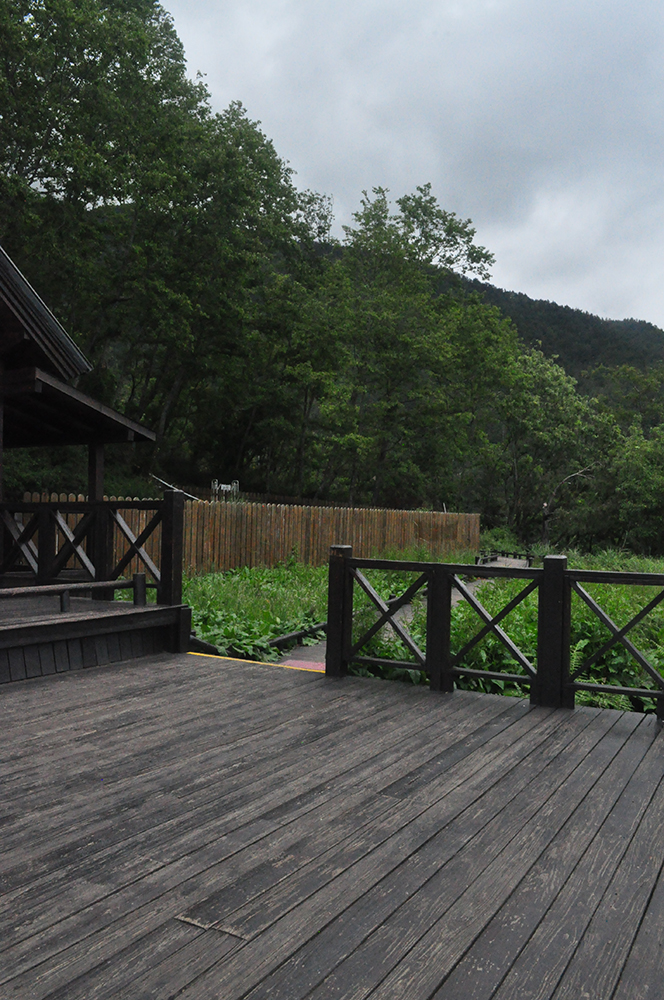
#> input picture Homework_3/distance-to-camera/images/mountain/01.jpg, 664 x 1000 px
$ python distance_to_camera.py   (older library calls are emulated)
#> lines starting #> are read from the running program, lines starting #| are printed output that depends on the picture; after the words box and inside, x2 and y2 are one past the last pixel; in counts of white or black regions, pixels touching at a corner belong together; long printed decimals are rounded
#> further down, image is the input picture: shape (1000, 664, 3); mean B, G, R 84.9, 90.6, 85.6
# USAGE
# python distance_to_camera.py

# import the necessary packages
from imutils import paths
import numpy as np
import imutils
import cv2

def find_marker(image):

	gray = cv2.cvtColor(image, cv2.COLOR_BGR2GRAY)
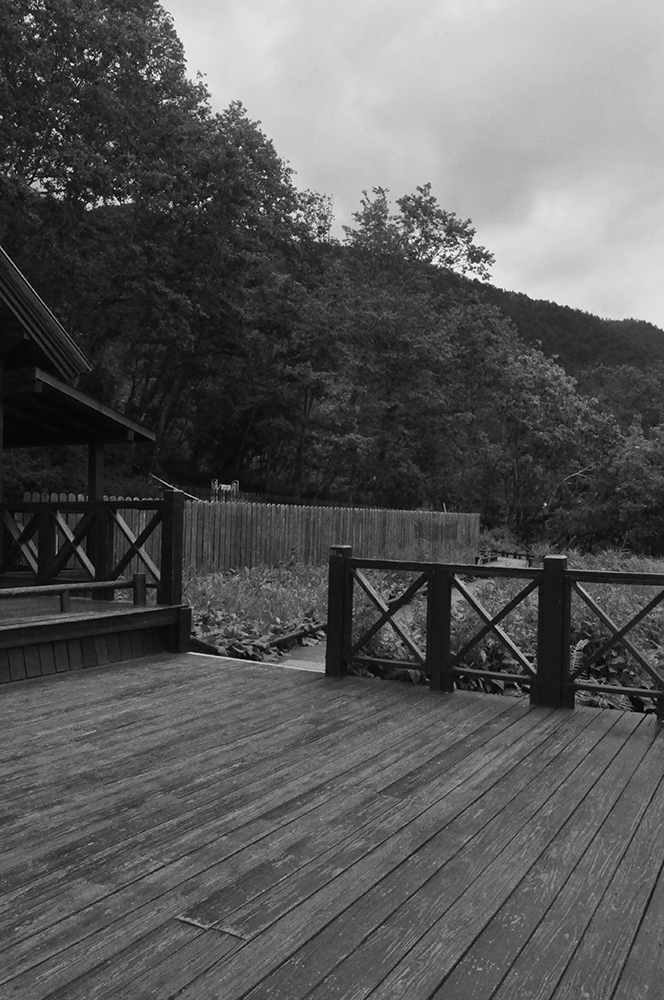
#> gray: shape (1000, 664); min 0, max 255, mean 88.5
	gray = cv2.GaussianBlur(gray, (5, 5), 0)
	edged = cv2.Canny(gray, 35, 125)
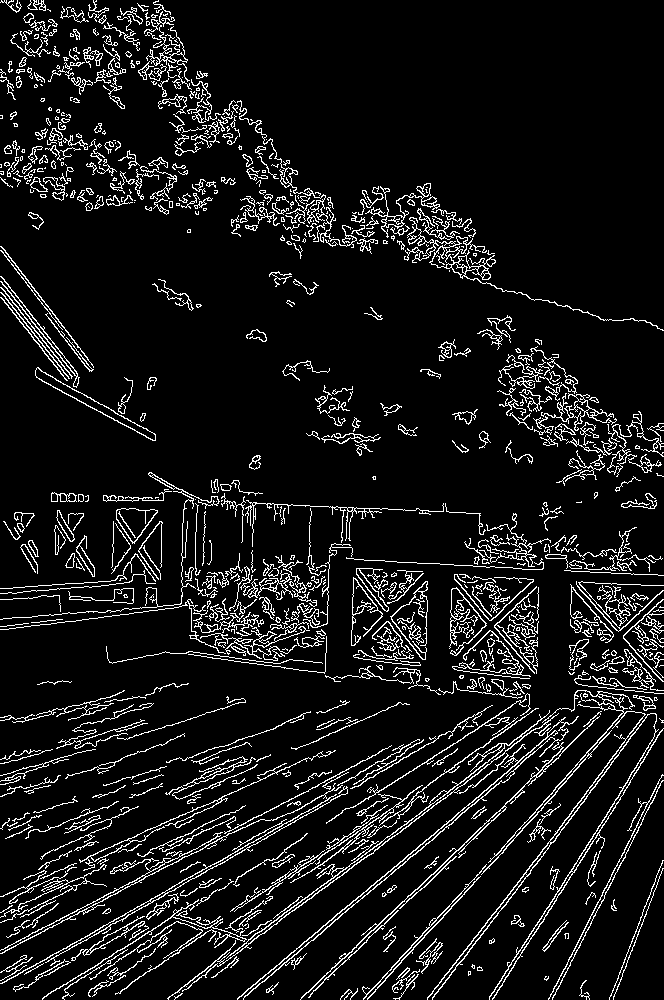
#> edged: shape (1000, 664); 8.8% white in thin lines or dots

	cnts = cv2.findContours(edged.copy(), cv2.RETR_LIST, cv2.CHAIN_APPROX_SIMPLE)
#> cnts = 1266 contours, 863 with area under 20; largest, box (x1, y1, x2, y2) and area: (404, 217, 664, 331) 1260, (427, 690, 664, 1000) 1068, (35, 367, 156, 441) 1028, (35, 367, 156, 441) 918, (116, 508, 158, 544) 822
	cnts = cnts[0] if imutils.is_cv2() else cnts[1]
	c = max(cnts, key = cv2.contourArea)
#> c = contour of 752 points, box (x1, y1, x2, y2) (404, 217, 664, 331), area 1260

	return cv2.minAreaRect(c)

KNOWN_DISTANCE = 54.3

KNOWN_WIDTH = 7.0

image = cv2.imread("images/mountain/01.jpg")
marker = find_marker(image)
#> marker = ((533, 282.5), (42.78, 276.9), -70.35)
focalLength = (marker[1][0] * KNOWN_DISTANCE) / KNOWN_WIDTH
#> focalLength = 331.9
print(focalLength)
#| 331.866

$ run again, with Homework_3/distance-to-camera/images/mountain/02.jpg copied over Homework_3/distance-to-camera/images/mountain/01.jpg
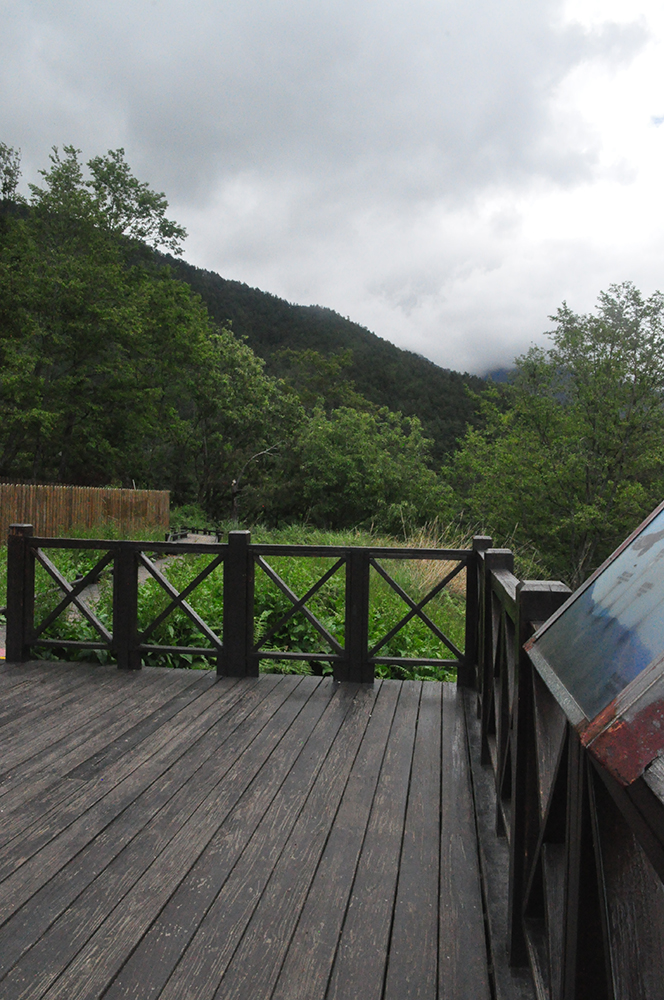
#> input picture Homework_3/distance-to-camera/images/mountain/02.jpg, 664 x 1000 px
#> image is the input picture: shape (1000, 664, 3); mean B, G, R 105.5, 111.7, 108.1
#> in find_marker, `gray = cv2.cvtColor(image, cv2.COLOR_BGR2GRAY)`:
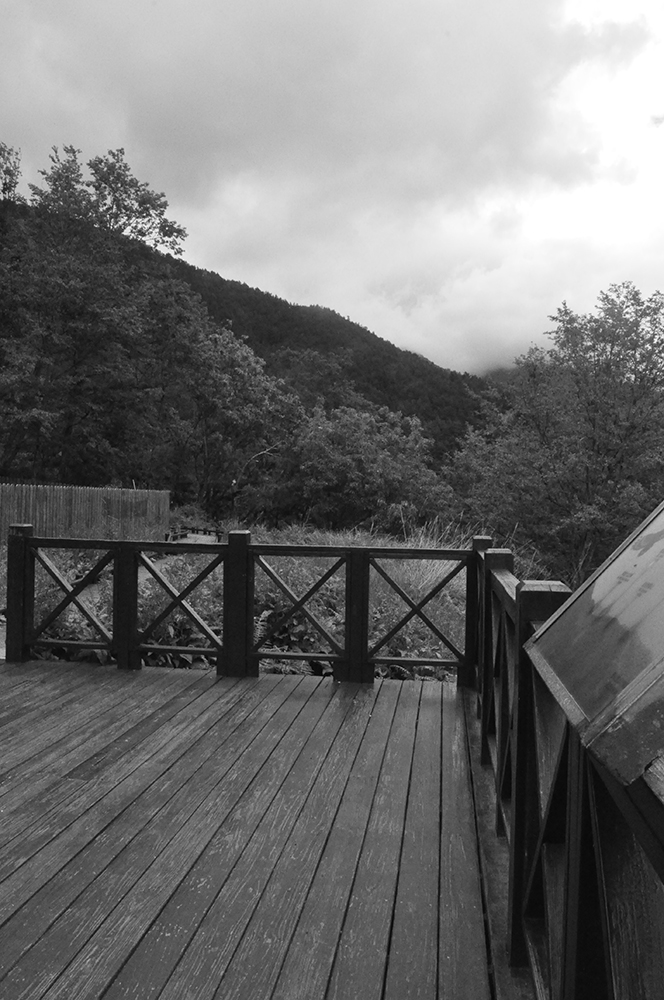
#> gray: shape (1000, 664); min 0, max 255, mean 110
#> in find_marker, `edged = cv2.Canny(gray, 35, 125)`:
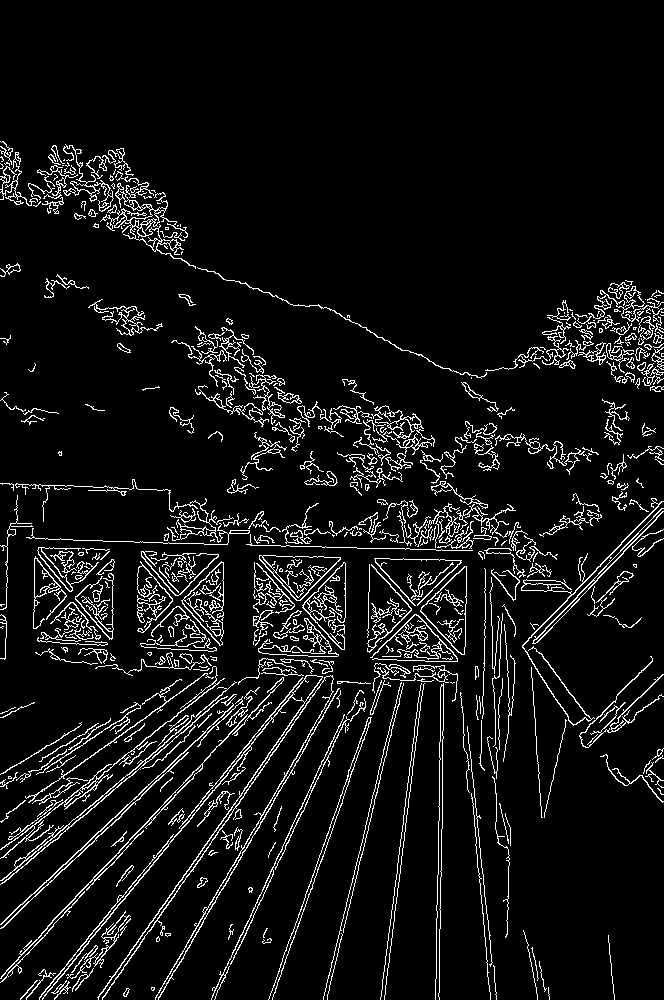
#> edged: shape (1000, 664); 7.1% white in thin lines or dots, all inside (x1, y1, x2, y2) = (0, 141, 664, 1000)
#> cnts = 860 contours, 558 with area under 20; largest, box (x1, y1, x2, y2) and area: (420, 566, 467, 655) 2204, (420, 566, 467, 655) 2123, (259, 555, 341, 601) 1964, (262, 555, 341, 601) 1790, (39, 675, 323, 1000) 1156
#> c = contour of 38 points, box (x1, y1, x2, y2) (420, 566, 467, 655), area 2204
#> marker = ((442.9, 609.5), (88.09, 45.82), -88.67)
#> focalLength = 683.3
#| 683.346

$ run again, with Homework_3/distance-to-camera/images/mountain/03.jpg copied over Homework_3/distance-to-camera/images/mountain/01.jpg
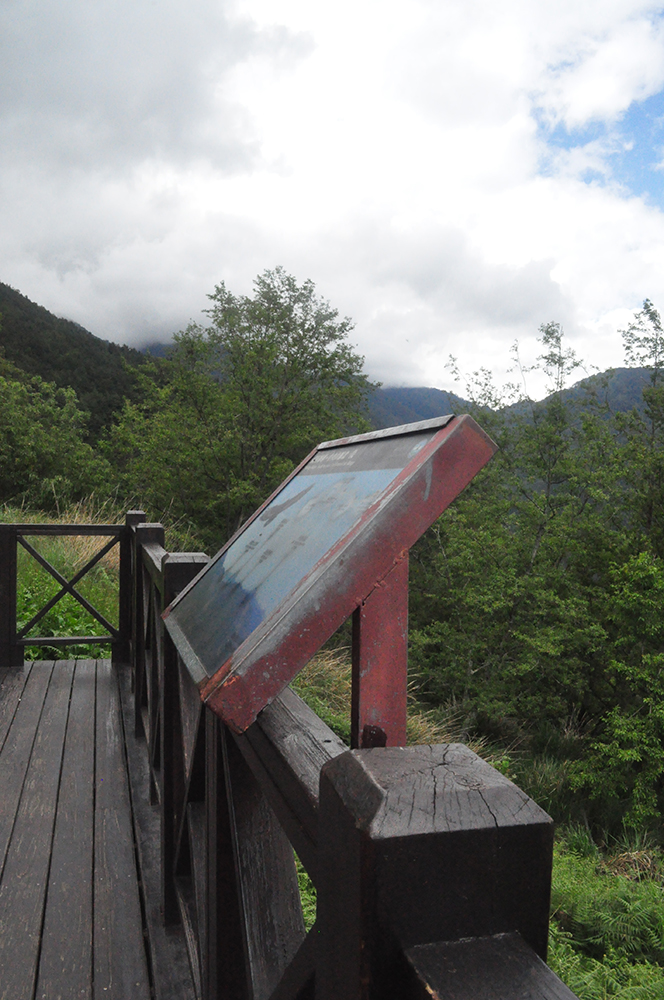
#> input picture Homework_3/distance-to-camera/images/mountain/03.jpg, 664 x 1000 px
#> image is the input picture: shape (1000, 664, 3); mean B, G, R 121.5, 126.6, 124.8
#> in find_marker, `gray = cv2.cvtColor(image, cv2.COLOR_BGR2GRAY)`:
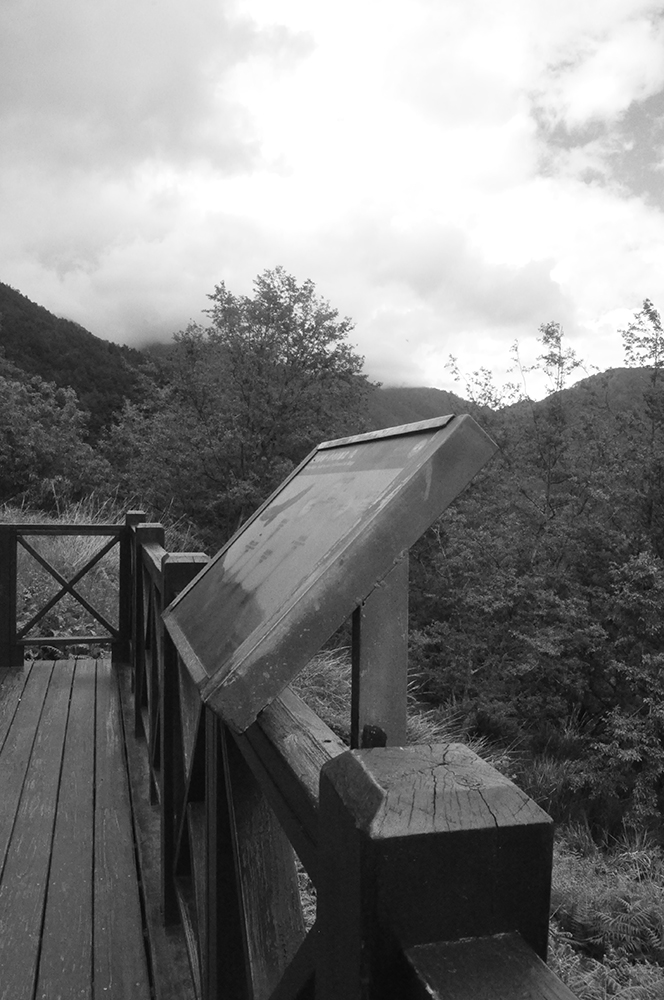
#> gray: shape (1000, 664); min 0, max 255, mean 125.5
#> in find_marker, `edged = cv2.Canny(gray, 35, 125)`:
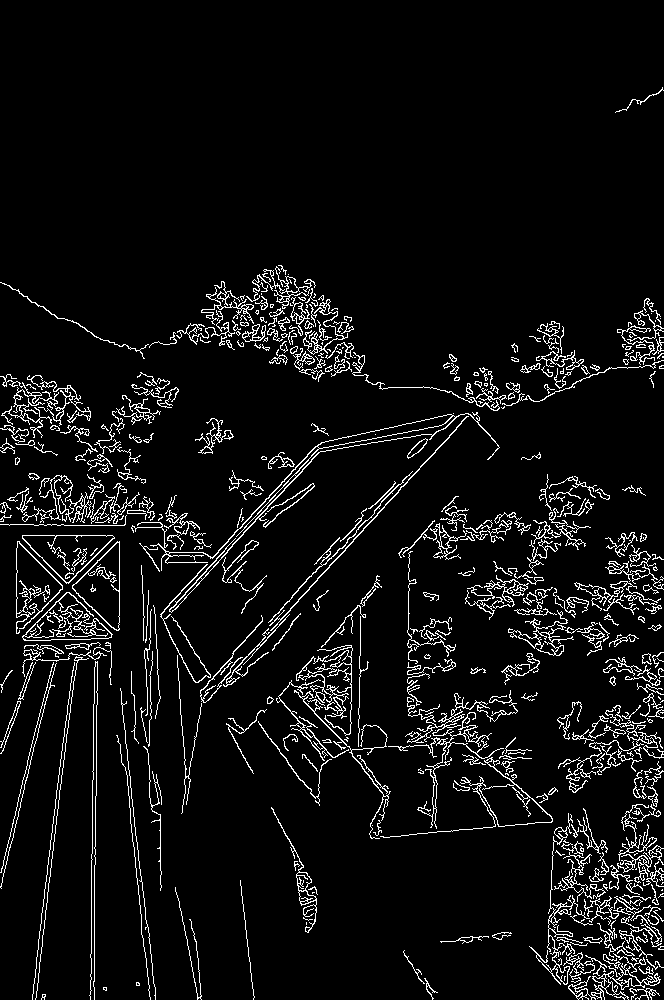
#> edged: shape (1000, 664); 6.2% white in thin lines or dots
#> cnts = 830 contours, 536 with area under 20; largest, box (x1, y1, x2, y2) and area: (22, 535, 115, 584) 2370, (72, 541, 120, 631) 2289, (22, 535, 115, 583) 2272, (131, 412, 500, 613) 2204, (72, 542, 120, 631) 2183
#> c = contour of 25 points, box (x1, y1, x2, y2) (22, 535, 115, 584), area 2370
#> marker = ((68, 559), (48, 92), -90)
#> focalLength = 372.3
#| 372.343

$ run again, with Homework_3/distance-to-camera/images/mountain/04.jpg copied over Homework_3/distance-to-camera/images/mountain/01.jpg
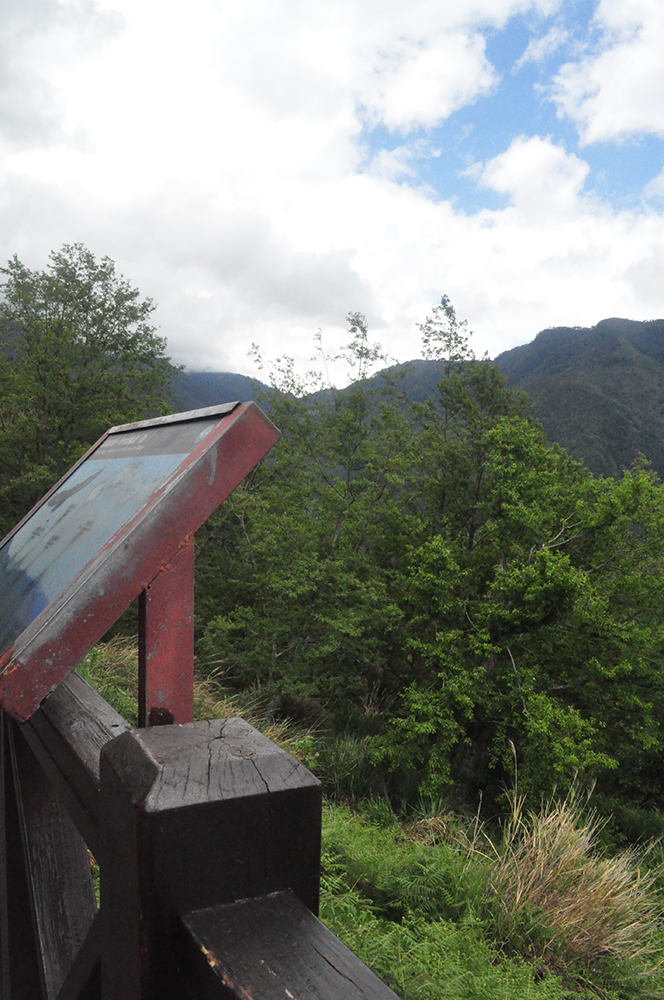
#> input picture Homework_3/distance-to-camera/images/mountain/04.jpg, 664 x 1000 px
#> image is the input picture: shape (1000, 664, 3); mean B, G, R 120.2, 128.5, 124.5
#> in find_marker, `gray = cv2.cvtColor(image, cv2.COLOR_BGR2GRAY)`:
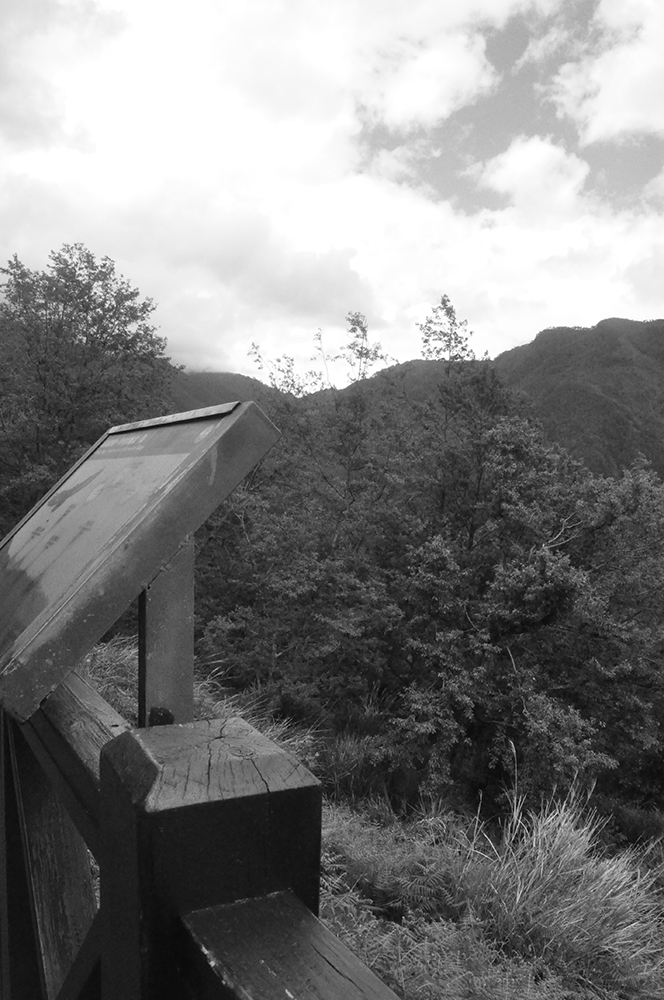
#> gray: shape (1000, 664); min 0, max 255, mean 126.4
#> in find_marker, `edged = cv2.Canny(gray, 35, 125)`:
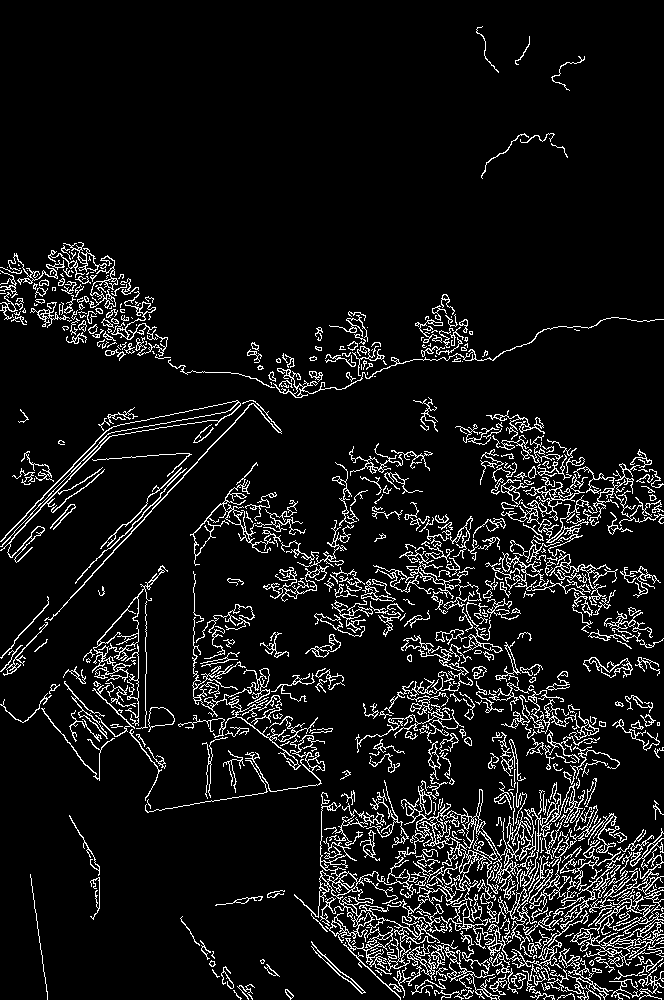
#> edged: shape (1000, 664); 8.3% white in thin lines or dots
#> cnts = 1248 contours, 823 with area under 20; largest, box (x1, y1, x2, y2) and area: (395, 780, 601, 949) 4428, (294, 792, 440, 1000) 2412, (570, 892, 664, 967) 1372, (430, 810, 473, 849) 792, (190, 462, 281, 566) 748
#> c = contour of 3178 points, box (x1, y1, x2, y2) (395, 780, 601, 949), area 4428
#> marker = ((497, 864.9), (166.8, 204.2), -88.87)
#> focalLength = 1293.6
#| 1293.609
